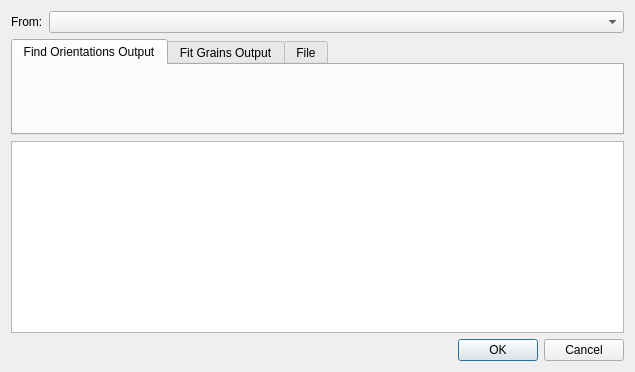
<?xml version="1.0" encoding="UTF-8"?>
<ui version="4.0">
 <class>grains_select_dialog</class>
 <widget class="QDialog" name="grains_select_dialog">
  <property name="geometry">
   <rect>
    <x>0</x>
    <y>0</y>
    <width>635</width>
    <height>372</height>
   </rect>
  </property>
  <property name="windowTitle">
   <string>Select Grains</string>
  </property>
  <layout class="QGridLayout" name="gridLayout_2">
   <item row="0" column="0">
    <widget class="QLabel" name="method_label">
     <property name="text">
      <string>From:</string>
     </property>
    </widget>
   </item>
   <item row="4" column="1">
    <widget class="QDialogButtonBox" name="button_box">
     <property name="standardButtons">
      <set>QDialogButtonBox::Cancel|QDialogButtonBox::Ok</set>
     </property>
     <property name="centerButtons">
      <bool>false</bool>
     </property>
    </widget>
   </item>
   <item row="0" column="1">
    <widget class="QComboBox" name="method"/>
   </item>
   <item row="1" column="0" colspan="2">
    <widget class="QTabWidget" name="tab_widget">
     <property name="currentIndex">
      <number>0</number>
     </property>
     <widget class="QWidget" name="find_orientations_output_tab">
      <attribute name="title">
       <string>Find Orientations Output</string>
      </attribute>
      <layout class="QHBoxLayout" name="horizontalLayout"/>
     </widget>
     <widget class="QWidget" name="fit_grains_output_tab">
      <attribute name="title">
       <string>Fit Grains Output</string>
      </attribute>
      <layout class="QHBoxLayout" name="horizontalLayout_2"/>
     </widget>
     <widget class="QWidget" name="file_tab">
      <attribute name="title">
       <string>File</string>
      </attribute>
      <layout class="QGridLayout" name="gridLayout">
       <item row="0" column="0">
        <widget class="QLineEdit" name="file_name">
         <property name="readOnly">
          <bool>false</bool>
         </property>
        </widget>
       </item>
       <item row="0" column="1">
        <widget class="QPushButton" name="select_file_button">
         <property name="text">
          <string>Select File</string>
         </property>
        </widget>
       </item>
      </layout>
     </widget>
    </widget>
   </item>
   <item row="2" column="0" colspan="2">
    <widget class="GrainsTableView" name="table_view"/>
   </item>
  </layout>
 </widget>
 <customwidgets>
  <customwidget>
   <class>GrainsTableView</class>
   <extends>QTableView</extends>
   <header>grains_table_view.py</header>
  </customwidget>
 </customwidgets>
 <tabstops>
  <tabstop>method</tabstop>
  <tabstop>tab_widget</tabstop>
  <tabstop>table_view</tabstop>
  <tabstop>file_name</tabstop>
  <tabstop>select_file_button</tabstop>
 </tabstops>
 <resources/>
 <connections>
  <connection>
   <sender>button_box</sender>
   <signal>accepted()</signal>
   <receiver>grains_select_dialog</receiver>
   <slot>accept()</slot>
   <hints>
    <hint type="sourcelabel">
     <x>217</x>
     <y>205</y>
    </hint>
    <hint type="destinationlabel">
     <x>217</x>
     <y>113</y>
    </hint>
   </hints>
  </connection>
  <connection>
   <sender>button_box</sender>
   <signal>rejected()</signal>
   <receiver>grains_select_dialog</receiver>
   <slot>reject()</slot>
   <hints>
    <hint type="sourcelabel">
     <x>217</x>
     <y>205</y>
    </hint>
    <hint type="destinationlabel">
     <x>217</x>
     <y>113</y>
    </hint>
   </hints>
  </connection>
 </connections>
</ui>
